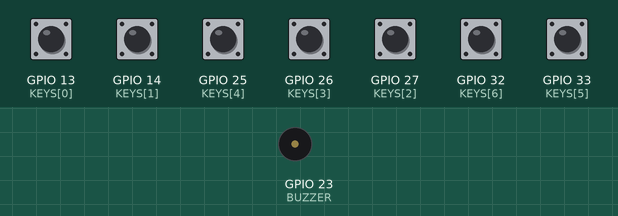
Recording of a sketch running on a simulated ESP32. Shown: buzzer (waves = sounding). The test bench sets the inputs (shaded band); at power-on: GPIO 13 (KEYS[0]), GPIO 14 (KEYS[1]), GPIO 25 (KEYS[4]), GPIO 26 (KEYS[3]), GPIO 27 (KEYS[2]), GPIO 32 (KEYS[6]), GPIO 33 (KEYS[5]) HIGH.

Above: at 1.2 s.
1.3 s: GPIO 13 (KEYS[0]) pulled LOW for 0.15 s
At 1.37 s:
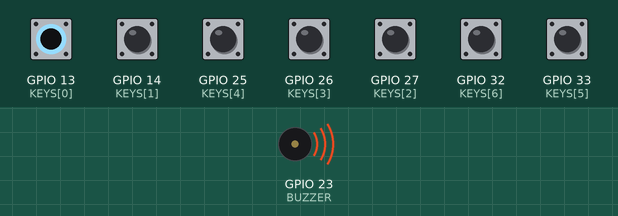
Timing chart, 0 to 4.3 s (numbered marks = the images above; inputs shaded):
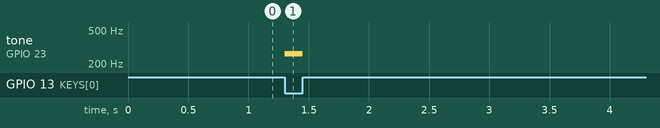

The sketch:

esp32_piano.ino
```cpp
// ESP32: 7-key piano with a buzzer
// Each key connects a pin to GND. INPUT_PULLUP keeps the pin HIGH until
// the key is pressed, then it reads LOW.
// The buzzer is on D23 and tone() plays the note on it (frequencies in Hz).

const int KEYS[7]  = {13, 14, 27, 26, 25, 33, 32};   // Do Re Mi Fa Sol La Si
const int NOTES[7] = {262, 294, 330, 349, 392, 440, 494};
const int BUZZER   = 23;

void setup() {
  for (int i = 0; i < 7; i++) pinMode(KEYS[i], INPUT_PULLUP);
  pinMode(BUZZER, OUTPUT);
}

void loop() {
  bool played = false;
  for (int i = 0; i < 7; i++) {
    if (digitalRead(KEYS[i]) == LOW) {   // key pressed
      tone(BUZZER, NOTES[i]);
      played = true;
      break;                              // one note at a time
    }
  }
  if (!played) noTone(BUZZER);
}
```

Measured:
- after the input at 1.3 s, tone on GPIO 23 (BUZZER): silent → 262 Hz at once, → silent 0.15 s later
